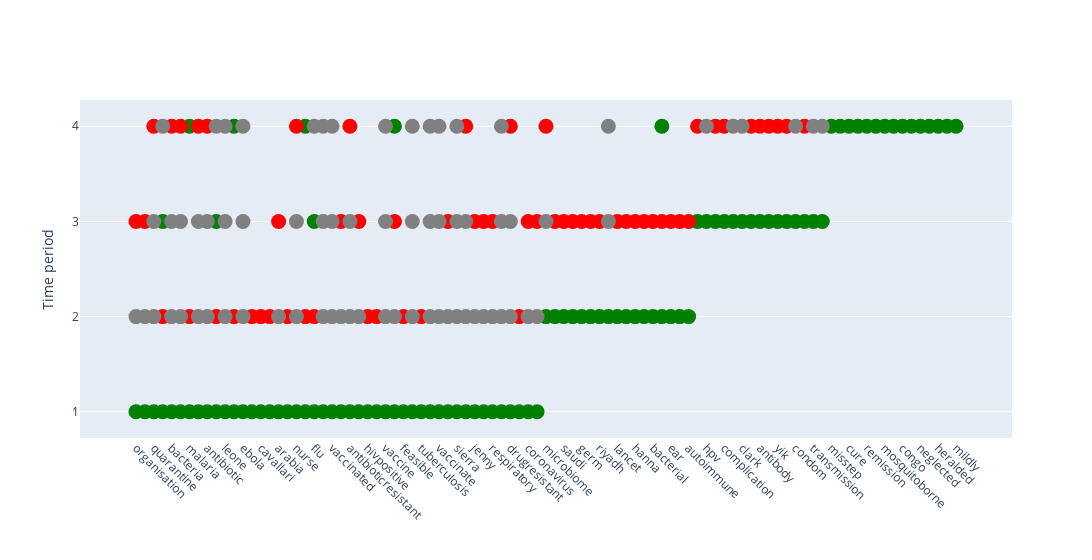

Here is the notebook cell this chart was saved with:
### Code cell
random_topic = topics2.iloc[32]
find_similar_clusters(random_topic.evolving_topics,random_topic.slice_nums, title = 'knn 0,6 t32.png')

### Figure 1 — Plotly figure (JSON) as saved in the notebook; plotly's stock layout.template omitted (floating-point values rounded to 4 significant figures)
{"data": [{"marker": {"color": "green", "size": 15}, "mode": "markers", "name": "Slice 1 - Words Appear", "showlegend": false, "x": ["organisation", "transmitted", "quarantine", "hivaids", "bacteria", "virus", "malaria", "outbreak", "antibiotic", "hiv", "leone", "meningitis", "ebola", "nile", "cavallari", "compounding", "arabia", "africa", "nurse", "influenza", "flu", "liberia", "vaccinated", "infection", "antibioticresistant", "infected", "hivpositive", "quilt", "vaccine", "polio", "feasible", "measles", "tuberculosis", "vaccination", "vaccinate", "mccarthy", "sierra", "superbug", "jenny", "mers", "respiratory", "lyme", "drugresistant", "pandemic", "coronavirus", "cough"], "y": [1, 1, 1, 1, 1, 1, 1, 1, 1, 1, 1, 1, 1, 1, 1, 1, 1, 1, 1, 1, 1, 1, 1, 1, 1, 1, 1, 1, 1, 1, 1, 1, 1, 1, 1, 1, 1, 1, 1, 1, 1, 1, 1, 1, 1, 1], "type": "scatter"}, {"marker": {"color": "red", "size": 15}, "mode": "markers", "name": "Slice 1 - Words Disappear", "showlegend": false, "x": [], "y": [], "type": "scatter"}, {"marker": {"color": "grey", "size": 15}, "mode": "markers", "name": "Slice 1 - Words Remain", "showlegend": false, "x": [], "y": [], "type": "scatter"}, {"marker": {"color": "green", "size": 15}, "mode": "markers", "name": "Slice 2 - Words Appear", "showlegend": false, "x": ["microbiome", "deer", "saudi", "heartland", "germ", "cholera", "riyadh", "guinea", "lancet", "disease", "hanna", "contracting", "bacterial", "infect", "ear", "kathleen", "autoimmune"], "y": [2, 2, 2, 2, 2, 2, 2, 2, 2, 2, 2, 2, 2, 2, 2, 2, 2], "type": "scatter"}, {"marker": {"color": "red", "size": 15}, "mode": "markers", "name": "Slice 2 - Words Disappear", "showlegend": false, "x": ["nile", "hivpositive", "quilt", "flu", "hivaids", "cavallari", "feasible", "tuberculosis", "compounding", "pandemic", "malaria", "africa", "influenza", "hiv", "meningitis"], "y": [2, 2, 2, 2, 2, 2, 2, 2, 2, 2, 2, 2, 2, 2, 2], "type": "scatter"}, {"marker": {"color": "grey", "size": 15}, "mode": "markers", "name": "Slice 2 - Words Remain", "showlegend": false, "x": ["organisation", "transmitted", "quarantine", "bacteria", "virus", "outbreak", "antibiotic", "leone", "ebola", "arabia", "nurse", "vaccinated", "liberia", "antibioticresistant", "infection", "infected", "vaccine", "polio", "measles", "vaccination", "vaccinate", "mccarthy", "sierra", "superbug", "jenny", "mers", "respiratory", "lyme", "drugresistant", "coronavirus", "cough"], "y": [2, 2, 2, 2, 2, 2, 2, 2, 2, 2, 2, 2, 2, 2, 2, 2, 2, 2, 2, 2, 2, 2, 2, 2, 2, 2, 2, 2, 2, 2, 2], "type": "scatter"}, {"marker": {"color": "green", "size": 15}, "mode": "markers", "name": "Slice 3 - Words Appear", "showlegend": false, "x": ["overuse", "hpv", "yak", "complication", "armenia", "clark", "fueling", "antibody", "hivaids", "hn", "yik", "blunder", "condom", "flu", "hiv", "livestock", "transmission", "infectious"], "y": [3, 3, 3, 3, 3, 3, 3, 3, 3, 3, 3, 3, 3, 3, 3, 3, 3, 3], "type": "scatter"}, {"marker": {"color": "red", "size": 15}, "mode": "markers", "name": "Slice 3 - Words Disappear", "showlegend": false, "x": ["organisation", "transmitted", "hanna", "kathleen", "deer", "saudi", "heartland", "germ", "cholera", "arabia", "infection", "infected", "riyadh", "polio", "lancet", "mccarthy", "disease", "contracting", "infect", "jenny", "mers", "respiratory", "autoimmune", "bacterial", "ear", "coronavirus", "cough"], "y": [3, 3, 3, 3, 3, 3, 3, 3, 3, 3, 3, 3, 3, 3, 3, 3, 3, 3, 3, 3, 3, 3, 3, 3, 3, 3, 3], "type": "scatter"}, {"marker": {"color": "grey", "size": 15}, "mode": "markers", "name": "Slice 3 - Words Remain", "showlegend": false, "x": ["quarantine", "bacteria", "virus", "outbreak", "antibiotic", "leone", "ebola", "guinea", "nurse", "vaccinated", "liberia", "antibioticresistant", "vaccine", "measles", "vaccinate", "vaccination", "sierra", "superbug", "lyme", "drugresistant", "microbiome"], "y": [3, 3, 3, 3, 3, 3, 3, 3, 3, 3, 3, 3, 3, 3, 3, 3, 3, 3, 3, 3, 3], "type": "scatter"}, {"marker": {"color": "green", "size": 15}, "mode": "markers", "name": "Slice 4 - Words Appear", "showlegend": false, "x": ["misstep", "accessing", "malaria", "meningitis", "cure", "pneumonia", "remission", "classmate", "influenza", "polio", "mosquitoborne", "cautiously", "congo", "epidemic", "infect", "neglected", "preventative", "heralded", "madagascar", "mildly"], "y": [4, 4, 4, 4, 4, 4, 4, 4, 4, 4, 4, 4, 4, 4, 4, 4, 4, 4, 4, 4], "type": "scatter"}, {"marker": {"color": "red", "size": 15}, "mode": "markers", "name": "Slice 4 - Words Disappear", "showlegend": false, "x": ["overuse", "quarantine", "yak", "complication", "hn", "yik", "bacteria", "virus", "outbreak", "antibiotic", "nurse", "livestock", "antibioticresistant", "fueling", "blunder", "superbug", "antibody", "drugresistant", "microbiome"], "y": [4, 4, 4, 4, 4, 4, 4, 4, 4, 4, 4, 4, 4, 4, 4, 4, 4, 4, 4], "type": "scatter"}, {"marker": {"color": "grey", "size": 15}, "mode": "markers", "name": "Slice 4 - Words Remain", "showlegend": false, "x": ["hpv", "hivaids", "hiv", "leone", "infectious", "ebola", "armenia", "guinea", "condom", "flu", "vaccinated", "liberia", "vaccine", "measles", "vaccinate", "vaccination", "transmission", "sierra", "clark", "lyme"], "y": [4, 4, 4, 4, 4, 4, 4, 4, 4, 4, 4, 4, 4, 4, 4, 4, 4, 4, 4, 4], "type": "scatter"}], "layout": {"xaxis": {"tickfont": {"size": 12}, "title": {"text": ""}, "tickangle": 45, "showticklabels": true, "showgrid": false}, "yaxis": {"tickfont": {"size": 12}, "title": {"text": "Time period", "font": {"size": 14}}, "showticklabels": true, "tickvals": [1, 2, 3, 4], "tickmode": "array"}, "title": {"text": ""}, "showlegend": false, "width": 2000}}
